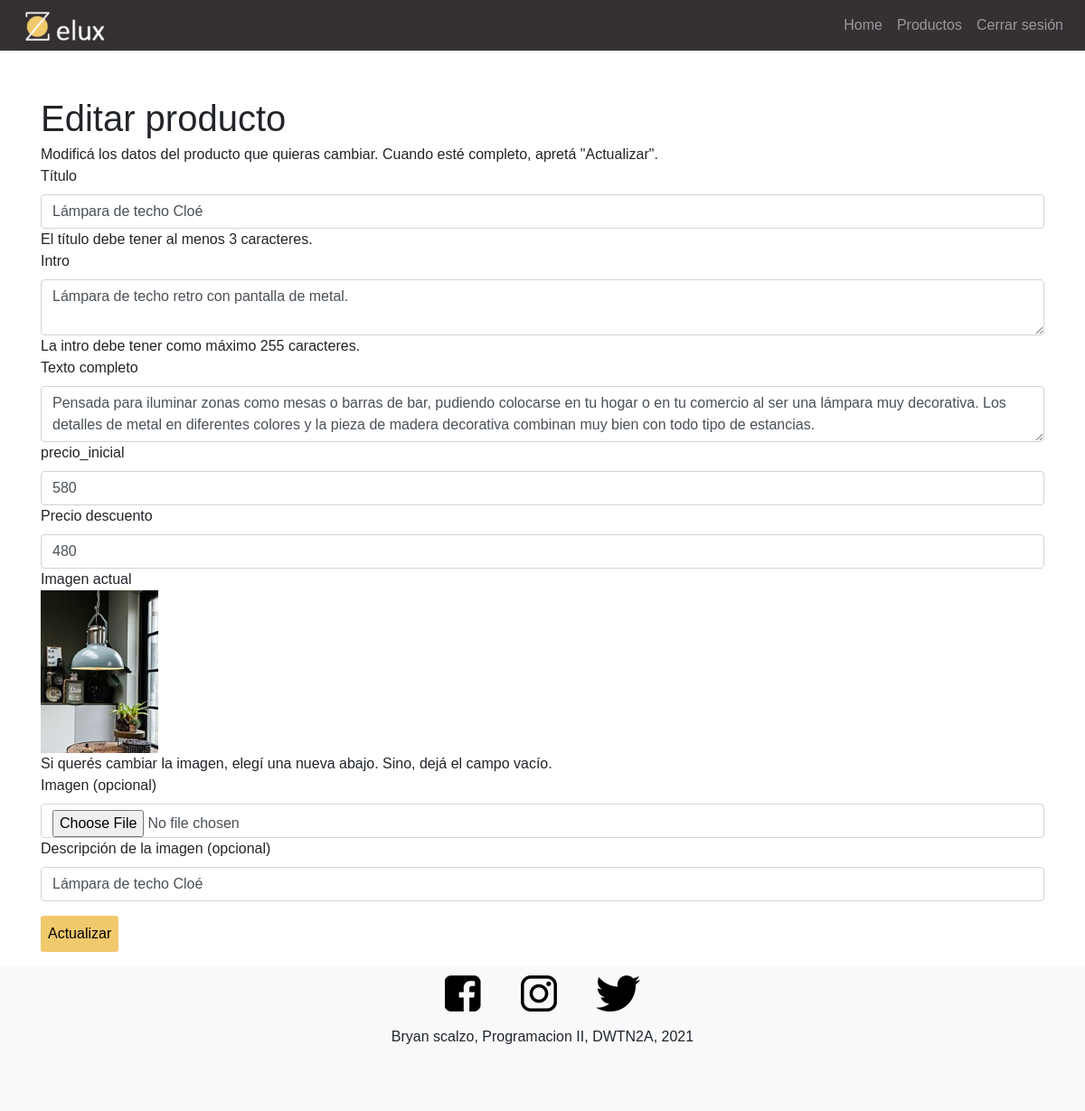
Page /admin/index.php?s=productos-editar&id=8 (signed in) on the committed database.
### tables this page shows
CREATE TABLE `productos` (
  `producto_id` int(10) unsigned NOT NULL AUTO_INCREMENT,
  `usuario_fk` int(10) unsigned NOT NULL,
  `categoria_fk` tinyint(3) unsigned NOT NULL,
  `titulo` varchar(150) NOT NULL,
  `intro` varchar(255) NOT NULL,
  `texto` text NOT NULL,
  `precio_inicial` decimal(6,2) NOT NULL,
  `precio_descuento` decimal(6,2) DEFAULT NULL,
  `img` varchar(255) NOT NULL,
  `alt` varchar(150) NOT NULL,
  PRIMARY KEY (`producto_id`,`categoria_fk`),
  KEY `fk_noticias_usuarios1_idx` (`usuario_fk`),
  KEY `fk_productos_equipos1_idx` (`categoria_fk`),
  CONSTRAINT `fk_productos_equipos1` FOREIGN KEY (`categoria_fk`) REFERENCES `categorias` (`categoria_id`) ON DELETE NO ACTION ON UPDATE NO ACTION,
  CONSTRAINT `fk_productos_usuarios1` FOREIGN KEY (`usuario_fk`) REFERENCES `usuarios` (`usuario_id`) ON DELETE NO ACTION ON UPDATE NO ACTION
);

### clases/Producto.php (called while the page is built, shortened)
<?php
class Producto
{
    protected $producto_id;
    protected $titulo;
    protected $intro;
    protected $texto;
    protected $precio_inicial;
    protected $precio_descuento;
    protected $img;
    protected $alt;
    protected $categoria_fk;
    public function traerPorPk(int $pk): ?Producto
    {
        $db = (new Conexion())->getConexion();
        $query = "SELECT * FROM productos
                  WHERE producto_id = ?";
        $stmt = $db->prepare($query);
        $stmt->execute([$pk]);
        $stmt->setFetchMode(PDO::FETCH_CLASS, self::class);
        $producto = $stmt->fetch();
        return $producto;
    }
    public function getProductoId(): int
    {
        return $this->producto_id;
    }
    public function getCategoria(): int
    {
        return $this->categoria_fk;
    }
    public function getTitulo(): string
    {
        return $this->titulo;
    }
    public function getIntro(): string
    {
        return $this->intro;
    }
    public function getTexto(): string
    {
        return $this->texto;
    }
    public function getPrecioInicial(): int
    {
        return $this->precio_inicial;
    }
    public function getPrecioDescuento(): int
    {
        return $this->precio_descuento;
    }
    public function getImg(): string
    {
        return $this->img;
    }
    public function getAlt(): string
    {
        return $this->alt;
    }
}

### admin/secciones/productos-editar.php (the view, shortened to what this page needs)
<?php
$producto = (new Producto())->traerPorPk($_GET['id']);
if(isset($_SESSION['errores'])) {
    $errores = $_SESSION['errores'];
    unset($_SESSION['errores']);
} else {
    $errores = [];
}
if(isset($_SESSION['old_data'])) {
    $oldData = $_SESSION['old_data'];
    unset($_SESSION['old_data']);
} else {
    $oldData = [
        'id' => $producto->getProductoId(),
        'titulo' => $producto->getTitulo(),
        'intro' => $producto->getIntro(),
        'texto' => $producto->getTexto(),
        'precio_inicial' => $producto->getPrecioInicial(),
        'precio_descuento' => $producto->getPrecioDescuento(),
        'img' => $producto->getImg(),
        'alt' => $producto->getAlt(),
        'categoria_fk' => $producto->getCategoria(),
    ];
}
?>
<main class="main-content admin-productos">
    <div class="container">
        <h1 class="mb-1">Editar producto</h1>
        <p class="mb-1">Modificá los datos del producto que quieras cambiar. Cuando esté completo, apretá "Actualizar".</p>
        <form action="acciones/productos-editar.php" method="post" enctype="multipart/form-data">
            <div class="form-fila">
                <label for="titulo">Título</label>
                <input
                    type="text"
                    id="titulo"
                    name="titulo"
                    class="form-control"
                    aria-describedby="help-titulo <?= isset($errores['titulo']) ? 'error-titulo' : '';?>"
                    value="<?= $oldData['titulo'] ?? '';?>"
                >
                <div class="form-help" id="help-titulo">El título debe tener al menos 3 caracteres.</div>
            </div>
            <div class="form-fila">
                <label for="intro">Intro</label>
                <textarea
                    id="intro"
                    name="intro"
                    class="form-control"
                    aria-describedby="help-intro <?= isset($errores['intro']) ? 'error-intro' : '';?>"
                ><?= $oldData['intro'] ?? '';?></textarea>
                <div class="form-help" id="help-intro">La intro debe tener como máximo 255 caracteres.</div>
            </div>
            <div class="form-fila">
                <label for="texto">Texto completo</label>
                <textarea
                    id="texto"
                    name="texto"
                    class="form-control"
                    <?= isset($errores['texto']) ? 'aria-describedby="error-texto"' : '';?>
                ><?= $oldData['texto'] ?? '';?></textarea>
            </div>
            <div class="form-fila">
                <label for="precio_inicial">precio_inicial</label>
                <input type="number" id="precio_inicial" name="precio_inicial" class="form-control" value="<?= $oldData['precio_inicial'] ?? '';?>">
            </div>
            <div class="form-fila">
                <label for="precio_descuento">Precio descuento</label>
                <input type="number" id="precio_descuento" name="precio_descuento" class="form-control" value="<?= $oldData['precio_descuento'] ?? '';?>">
            </div>
            <div class="form-fila">
                <p>Imagen actual</p>
                <div>
                    <img src="<?= '../imgs/' . $producto->getImg();?>" alt="Previsualización de la imagen">
                </div>
                <p class="form-help">Si querés cambiar la imagen, elegí una nueva abajo. Sino, dejá el campo vacío.</p>
            </div>
            <div class="form-fila">
                <label for="imagen">Imagen (opcional)</label>
                <input type="file" id="img" name="img" class="form-control">
            </div>
            <div class="form-fila">
                <label for="imagen_descripcion">Descripción de la imagen (opcional)</label>
                <input type="text" id="alt" name="alt" class="form-control" value="<?= $oldData['alt'] ?? '';?>">
            </div>
            <button class="botoncomprar4 button" type="submit">Actualizar</button>
        </form>
    </div>
</main>

### css/estilos.css (style rules this page uses)
* { box-sizing: border-box; font-family: 'Mulish', sans-serif; }
body { padding-top: 35px; }
.botoncomprar4 { margin-top: 1em; margin-bottom: 1em; background-color: #F1C96D; text-decoration: none; border-radius: 3px; color: black; padding: 0.5rem; border: none; outline:none; }
textarea { margin-bottom: 1em; }
input { margin-bottom: 1em; }
del,p { display:inline }
input { padding: 0.50rem; }
input, textarea { display: block; width: 100%; }
.admin-productos { padding-top: 3rem; }

### rows in the picture
productos: titulo "Lámpara de techo Cloé", intro "Lámpara de techo retro con pantalla de metal.", texto "Pensada para iluminar zonas como mesas o barras de bar, pudiendo colocarse en tu hogar o en tu comercio al ser una lámpara muy decorativa. Los detalles de metal en diferentes colores y la pieza de madera decorativa combinan muy bien con todo tipo de estancias.", precio_inicial "580", precio_descuento "480", img (picture), alt "Lámpara de techo Cloé"
